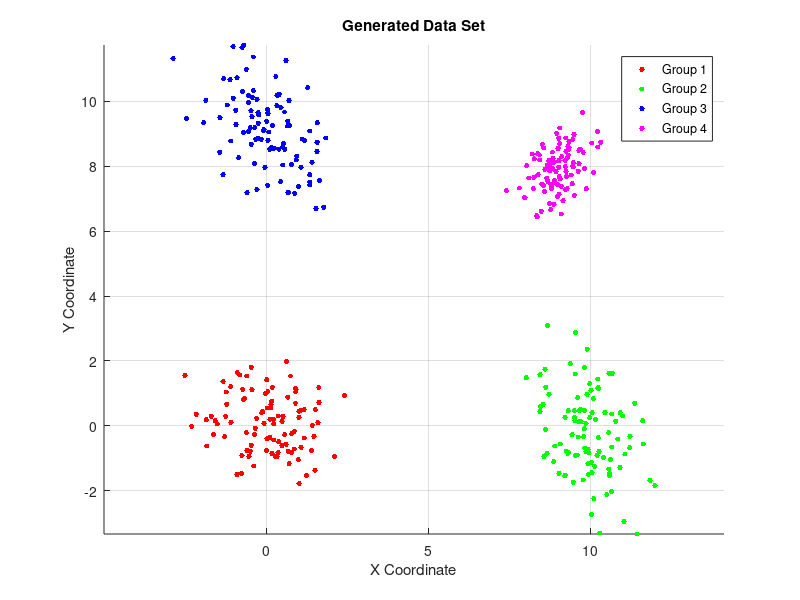

Reproduce this figure in MATLAB. (Note: this script raises an error after producing the figure.)
% Clustering Algorithms Course - Homework 1 - Exercise 4
% MSc DSIT, 2023-2024
% Konstantinos Giatras
clc, clearvars, close all

% Set the random seed for reproducibility
randn('seed', 0);

% Define the means for each of the 4 distributions
md = [0 0; 10 0; 0 9; 9 8];

% Define the covariance matrices for each distribution
S(:, :, 1) = eye(2); % Identity matrix for the 1st distribution
S(:, :, 2) = [1 -0.2; -0.2 1.5]; % Covariance matrix for the 2nd distribution
S(:, :, 3) = [1 -0.4; -0.4 1.1]; % Covariance matrix for the 3rd distribution
S(:, :, 4) = [0.3 0.2; 0.2 0.5]; % Covariance matrix for the 4th distribution

% Number of points to generate for each distribution
n_points = 100 * ones(1, 4);

% Initialize the array to hold all the points and the labels
X = [];
labels = [];

% Generate the points for each distribution and concatenate them
for i = 1:4
    X_temp = mvnrnd(md(i, :), S(:, :, i), n_points(i));
    X = [X; X_temp]; % Do not transpose, keep it as 400x2
    labels = [labels; i * ones(n_points(i), 1)]; % Create labels
end

% Plot the dataset
figure, hold on;
colors = ['r', 'g', 'b', 'm']; % Define the colors for each group
markers = ['.', '.', '.', '.']; % Define the markers for each group
for i = 1:4
    plot(X(labels==i,1), X(labels==i,2), [colors(i) markers(i)], 'MarkerSize', 12);
end
% Set the axis to be equal and add grid
axis equal;
grid on;
% Add title and labels to the plot
title('Generated Data Set');
xlabel('X Coordinate');
ylabel('Y Coordinate');
% Add a legend
legend('Group 1', 'Group 2', 'Group 3', 'Group 4');
% Hold off to prevent further plotting on the same figure
hold off;

X = X';  % Make it an lxN matrix to prepare it as input for the k-means algorithm

% Clustering of the data with k-medians
% For each m we perform s=100 different runs, with different initializations
N = size(X, 2); % Total number of data points
J_tot = [];
for m = 2:15
    J_temp = [];
    for s = 1:100 
        te = randperm(N);
        theta_ini = X(:, te(1:m)); % Initial centroids
        theta = theta_ini;
        [theta, bel, J] = k_medians(X, theta);
        J_temp = [J_temp J];
    end
    J = mean(J_temp);
    J_tot = [J_tot J];
end

% Plot J_tot to see how the cost function varies with the number of clusters
figure;
plot(2:15, J_tot, '-o');
title('Average Cost Function J for Different Numbers of Clusters (Elbow Curve)');
xlabel('Number of Clusters');
ylabel('Average Cost Function J');
grid on;

% Run k-medians for the best clustering m=4
m = 4; % Best number of clusters determined from the elbow curve
J_temp = [];
% Initialize bel_temp as an empty matrix to store the labels from each run
bel_temp = [];
for s = 1:50
    te = randperm(N);
    theta_ini = X(:, te(1:m)); % Initial centroids
    theta = theta_ini;
    [theta, bel, J] = k_medians(X, theta);
    J_temp = [J_temp J];
    bel_temp = [bel_temp; reshape(bel, 1, N)]; % Reshape bel to be a row vector and concatenate it to bel_temp
end
% Find the run with the minimum cost function J
[J_min, pos] = min(J_temp);
bel_best = bel_temp(pos, :); % Extract the best set of labels corresponding to the minimum J

% Visualize the best clustering result
figure, hold on;
colors = ['r', 'g', 'b', 'm']; % Colors for each cluster
cluster_handles = zeros(1, m); % Handles for the clusters for use in the legend
centroid_handle = []; % Handle for the centroids for use in the legend
% Plot clusters
for i = 1:m
    cluster_points = X(:, bel_best == i);
    cluster_handles(i) = plot(cluster_points(1, :), cluster_points(2, :), [colors(i) '.'], 'MarkerSize', 12);
end
% Plot centroids
centroid_handle = plot(theta(1, :), theta(2, :), 'kx', 'MarkerSize', 15, 'LineWidth', 2);
% Create legend
legend_handles = [cluster_handles centroid_handle]; % Combine cluster and centroid handles
legend(legend_handles, {'Cluster 1', 'Cluster 2', 'Cluster 3', 'Cluster 4', 'Centroids'});
title(sprintf('Best K-medians Clustering Result for m = %d Clusters', m)); % Updated to say K-medians
xlabel('X Coordinate');
ylabel('Y Coordinate');
axis equal;
grid on;
hold off;